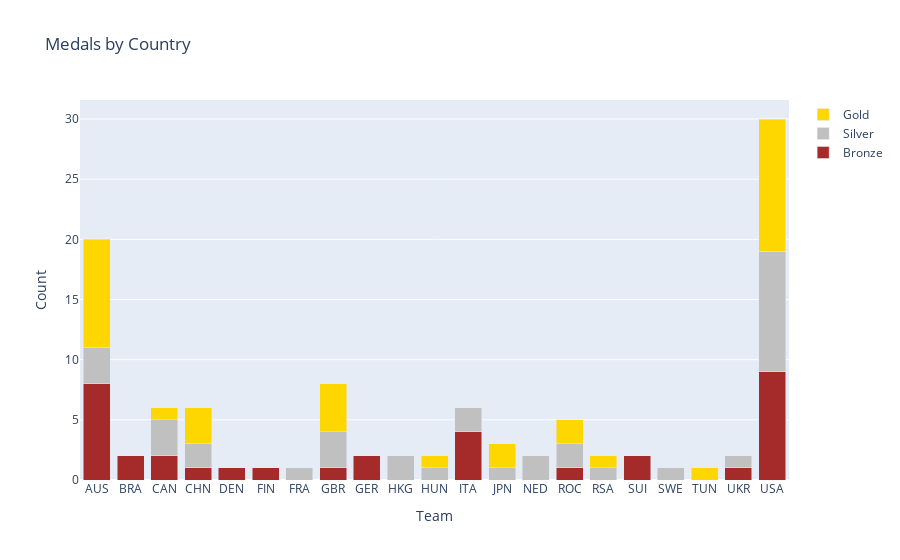

Write notebook code for a chart like this one.
### Code cell
fig2 = go.Figure()
colors = {'Gold': 'gold', 'Silver': 'silver', 'Bronze': 'brown'}
for medal in ['Bronze', 'Silver', 'Gold']:
    fig2.add_trace(go.Bar(name=medal, x=categorized_ranking['team'], y=categorized_ranking[medal], marker_color=colors[medal]))
fig2.update_layout(title='Medals by Country',
                  xaxis_title='Team',
                  yaxis_title='Count',
                  barmode='stack')
fig2.show()

### Figure 1 — Plotly figure (JSON) as saved in the notebook; plotly's stock layout.template omitted (floating-point values rounded to 4 significant figures)
{"data": [{"marker": {"color": "brown"}, "name": "Bronze", "type": "bar", "x": ["AUS", "BRA", "CAN", "CHN", "DEN", "FIN", "FRA", "GBR", "GER", "HKG", "HUN", "ITA", "JPN", "NED", "ROC", "RSA", "SUI", "SWE", "TUN", "UKR", "USA"], "y": [8, 2, 2, 1, 1, 1, 0, 1, 2, 0, 0, 4, 0, 0, 1, 0, 2, 0, 0, 1, 9]}, {"marker": {"color": "silver"}, "name": "Silver", "type": "bar", "x": ["AUS", "BRA", "CAN", "CHN", "DEN", "FIN", "FRA", "GBR", "GER", "HKG", "HUN", "ITA", "JPN", "NED", "ROC", "RSA", "SUI", "SWE", "TUN", "UKR", "USA"], "y": [3, 0, 3, 2, 0, 0, 1, 3, 0, 2, 1, 2, 1, 2, 2, 1, 0, 1, 0, 1, 10]}, {"marker": {"color": "gold"}, "name": "Gold", "type": "bar", "x": ["AUS", "BRA", "CAN", "CHN", "DEN", "FIN", "FRA", "GBR", "GER", "HKG", "HUN", "ITA", "JPN", "NED", "ROC", "RSA", "SUI", "SWE", "TUN", "UKR", "USA"], "y": [9, 0, 1, 3, 0, 0, 0, 4, 0, 0, 1, 0, 2, 0, 2, 1, 0, 0, 1, 0, 11]}], "layout": {"barmode": "stack", "title": {"text": "Medals by Country"}, "xaxis": {"title": {"text": "Team"}}, "yaxis": {"title": {"text": "Count"}}}}
